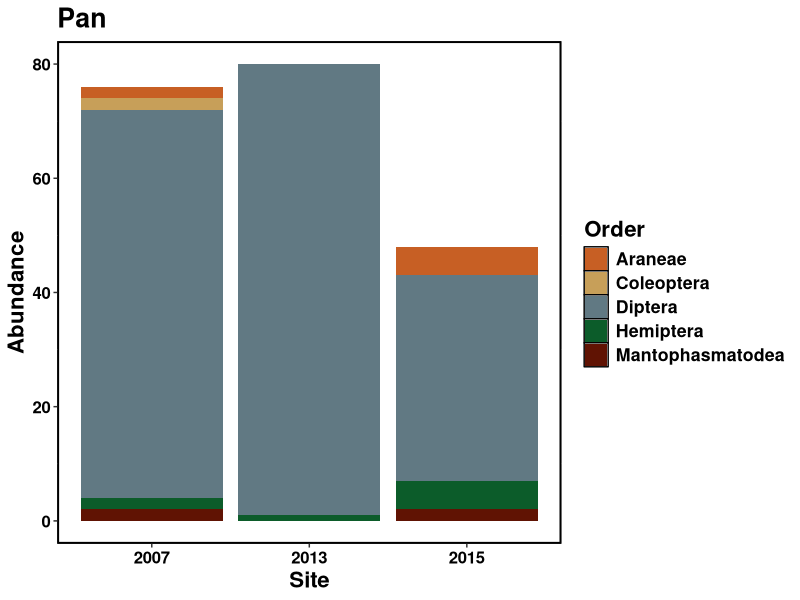
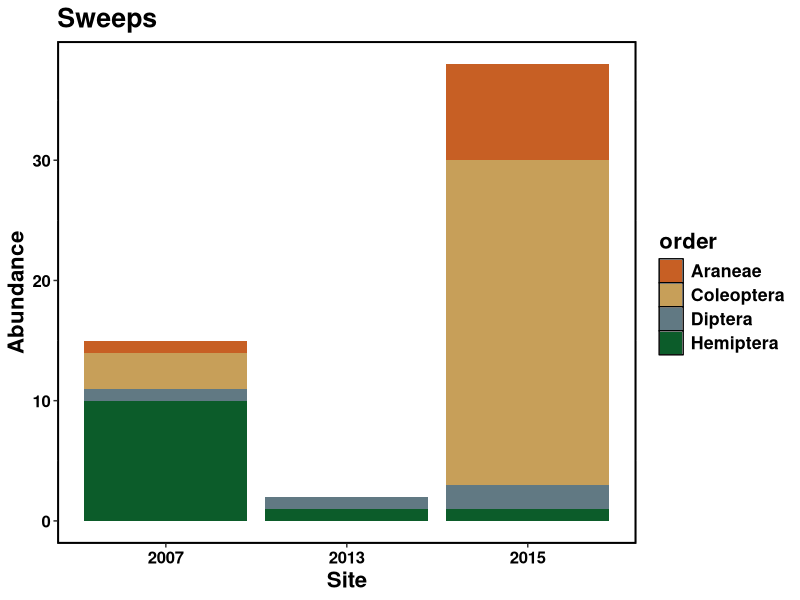
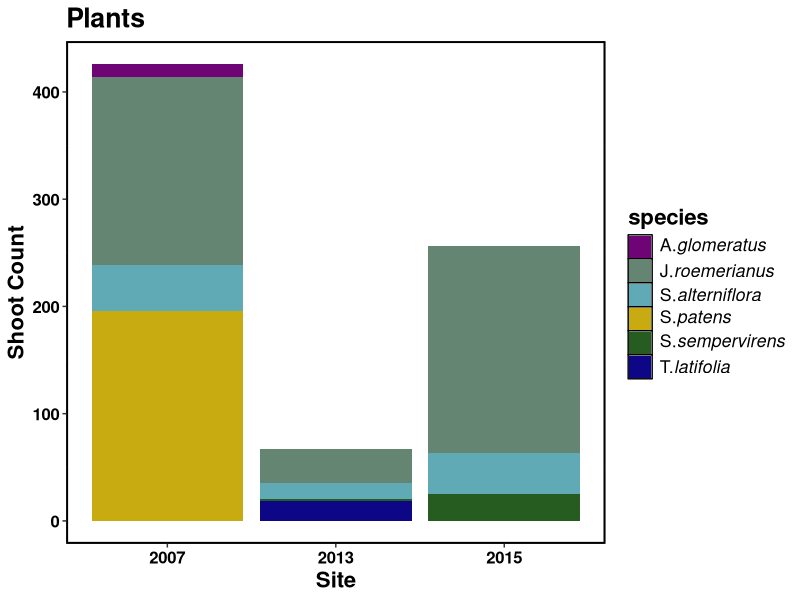

R code for these plots, in order:
## ---- chunk 1
knitr::opts_chunk$set(echo = TRUE)
library(dplyr)
library(ggplot2)
## ---- chunk 2
jeffpans <- read.csv("top10pan.csv")
jeffsweeps <- read.csv("top10sweep.csv")
jeffplants <- read.csv("top10plant.csv") 
ellieplants <- read.csv("top6plant_EK.csv")

## ---- chunk 3
top5 = c("Diptera", "Hemiptera", "Mantophasmatodea", "Araneae", "Coleoptera")

jeffpans.final <- jeffpans %>% filter(jeffpans$species %in% top5) %>% group_by(Site, species) %>% summarise(sum(cpue))
## ---- chunk 4
jeffpans.final$abundance<-jeffpans.final$`sum(cpue)`
jeffpans.final$Order <- jeffpans.final$species
jeffpans.final$Site<-as.factor(jeffpans.final$Site)
## ---- chunk 5
ggplot(jeffpans.final, aes(fill=Order, y=abundance, x=Site)) + 
    geom_bar(position="stack", stat="identity") +
    ggtitle("Pans") +
    xlab("Site")+
    ylab("Abundance")+
    labs(title = "Pan")+
    scale_fill_manual(values=c("#C75F24", "#C79F59", "#617983", "#0c5c2a", "#601303")) +
    theme(panel.grid.major = element_blank(), panel.grid.major.x = element_blank(), axis.text.x = element_text(face="bold", size=12, family= "sans", colour = "black"), axis.text.y = element_text(face="bold", size=12, family= "sans", colour = "black"), text = element_text(face = "bold", size=16, family= "sans", colour = "black"), panel.grid.minor.x = element_blank(), panel.border = element_rect(fill=NA, colour = "black", size=1.25), panel.background = element_rect(fill='white', colour='black'))
## ---- chunk 6
jeffsweeps.final <- jeffsweeps %>% filter(jeffsweeps$species %in% top5) %>% group_by(Site, species) %>% summarise(sum(cpue))
## ---- chunk 7
jeffsweeps.final$abundance<-jeffsweeps.final$`sum(cpue)`
jeffsweeps.final$order <- jeffsweeps.final$species
jeffsweeps.final$Site<-as.factor(jeffsweeps.final$Site)
## ---- chunk 8
ggplot(jeffsweeps.final, aes(fill=order, y=abundance, x=Site)) + 
    geom_bar(position="stack", stat="identity") +
    ggtitle("Sweeps") +
    xlab("Site")+
    ylab("Abundance")+
    scale_fill_manual(values=c("#C75F24", "#C79F59", "#617983", "#0c5c2a", "#601303")) +
    theme(panel.grid.major = element_blank(), panel.grid.major.x = element_blank(), axis.text.x = element_text(face="bold", size=12, family= "sans", colour = "black"), axis.text.y = element_text(face="bold", size=12, family= "sans", colour = "black"), text = element_text(face = "bold", size=16, family= "sans", colour = "black"), panel.grid.minor.x = element_blank(), panel.border = element_rect(fill=NA, colour = "black", size=1.25), panel.background = element_rect(fill='white', colour='black'))
## ---- chunk 9
jeffplants.final <- jeffplants %>% group_by(site, species) %>% summarise(sum(cpue))

ellieplants.final <- ellieplants %>% group_by(site, species, cpue) %>% summarise()
## ---- chunk 10
jeffplants.final$abundance<-jeffplants.final$`sum(cpue)`
#jeffplants.final$order <- jeffplants.final$species
jeffplants.final$site<-as.factor(jeffplants.final$site)

ellieplants.final$abundance<-ellieplants.final$cpue
#jeffplants.final$order <- jeffplants.final$species
ellieplants.final$site<-as.factor(ellieplants.final$site)
## ---- chunk 11
ggplot(ellieplants.final, aes(fill=species, y=abundance, x=site)) + 
    geom_bar(position="stack", stat="identity") +
    ggtitle("Plants") +
    xlab("Site")+
    ylab("Shoot Count")+
  scale_fill_manual(values=c("#6e0475", "#638572", "#60aab5", "#c7ab10", "#265c20", "#0d0787"), labels = c(expression(paste("A.", italic("glomeratus"))), expression(paste("J.", italic("roemerianus"))),expression(paste("S.", italic("alterniflora"))), expression(paste("S.", italic("patens"))), expression(paste("S.", italic("sempervirens"))), expression(paste("T.", italic("latifolia"))))) +
    theme(panel.grid.major = element_blank(), panel.grid.major.x = element_blank(), axis.text.x = element_text(face="bold", size=12, family= "sans", colour = "black"), axis.text.y = element_text(face="bold", size=12, family= "sans", colour = "black"), text = element_text(face = "bold", size=16, family= "sans", colour = "black"), panel.grid.minor.x = element_blank(), panel.border = element_rect(fill=NA, colour = "black", size=1.25), panel.background = element_rect(fill='white', colour='black'))
